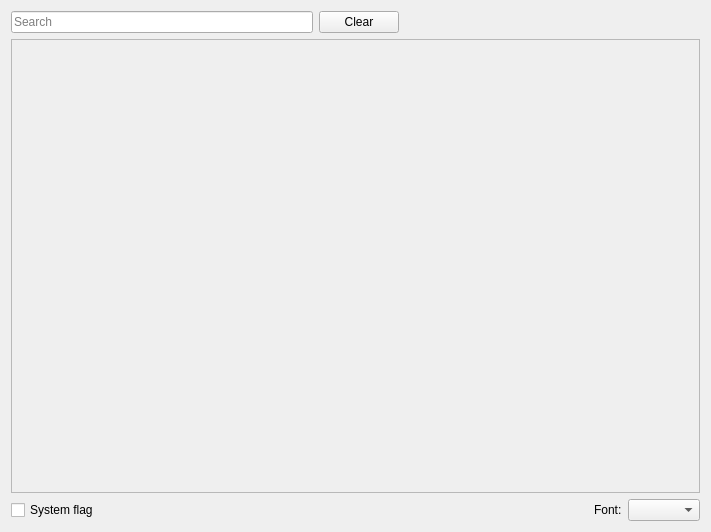
<?xml version="1.0" encoding="UTF-8"?>
<ui version="4.0">
 <class>SymbolDialogBase</class>
 <widget class="QWidget" name="SymbolDialogBase">
  <property name="geometry">
   <rect>
    <x>0</x>
    <y>0</y>
    <width>711</width>
    <height>532</height>
   </rect>
  </property>
  <property name="windowTitle">
   <string>Symbols</string>
  </property>
  <layout class="QVBoxLayout">
   <item>
    <layout class="QHBoxLayout" name="horizontalLayout">
     <item>
      <widget class="QLineEdit" name="search">
       <property name="text">
        <string/>
       </property>
       <property name="placeholderText">
        <string>Search</string>
       </property>
      </widget>
     </item>
     <item>
      <widget class="QPushButton" name="clearSearch">
       <property name="text">
        <string>Clear</string>
       </property>
      </widget>
     </item>
     <item>
      <spacer name="horizontalSpacer">
       <property name="orientation">
        <enum>Qt::Horizontal</enum>
       </property>
       <property name="sizeHint" stdset="0">
        <size>
         <width>40</width>
         <height>20</height>
        </size>
       </property>
      </spacer>
     </item>
    </layout>
   </item>
   <item>
    <widget class="QFrame" name="frame">
     <property name="sizePolicy">
      <sizepolicy hsizetype="Expanding" vsizetype="Expanding">
       <horstretch>0</horstretch>
       <verstretch>0</verstretch>
      </sizepolicy>
     </property>
     <property name="frameShape">
      <enum>QFrame::StyledPanel</enum>
     </property>
     <property name="frameShadow">
      <enum>QFrame::Raised</enum>
     </property>
    </widget>
   </item>
   <item>
    <layout class="QHBoxLayout">
     <item>
      <widget class="QCheckBox" name="systemFlag">
       <property name="text">
        <string>System flag</string>
       </property>
      </widget>
     </item>
     <item>
      <spacer>
       <property name="orientation">
        <enum>Qt::Horizontal</enum>
       </property>
       <property name="sizeHint" stdset="0">
        <size>
         <width>40</width>
         <height>20</height>
        </size>
       </property>
      </spacer>
     </item>
     <item>
      <widget class="QLabel" name="label">
       <property name="text">
        <string>Font:</string>
       </property>
       <property name="buddy">
        <cstring>fontList</cstring>
       </property>
      </widget>
     </item>
     <item>
      <widget class="QComboBox" name="fontList"/>
     </item>
    </layout>
   </item>
  </layout>
 </widget>
 <resources/>
 <connections/>
</ui>
